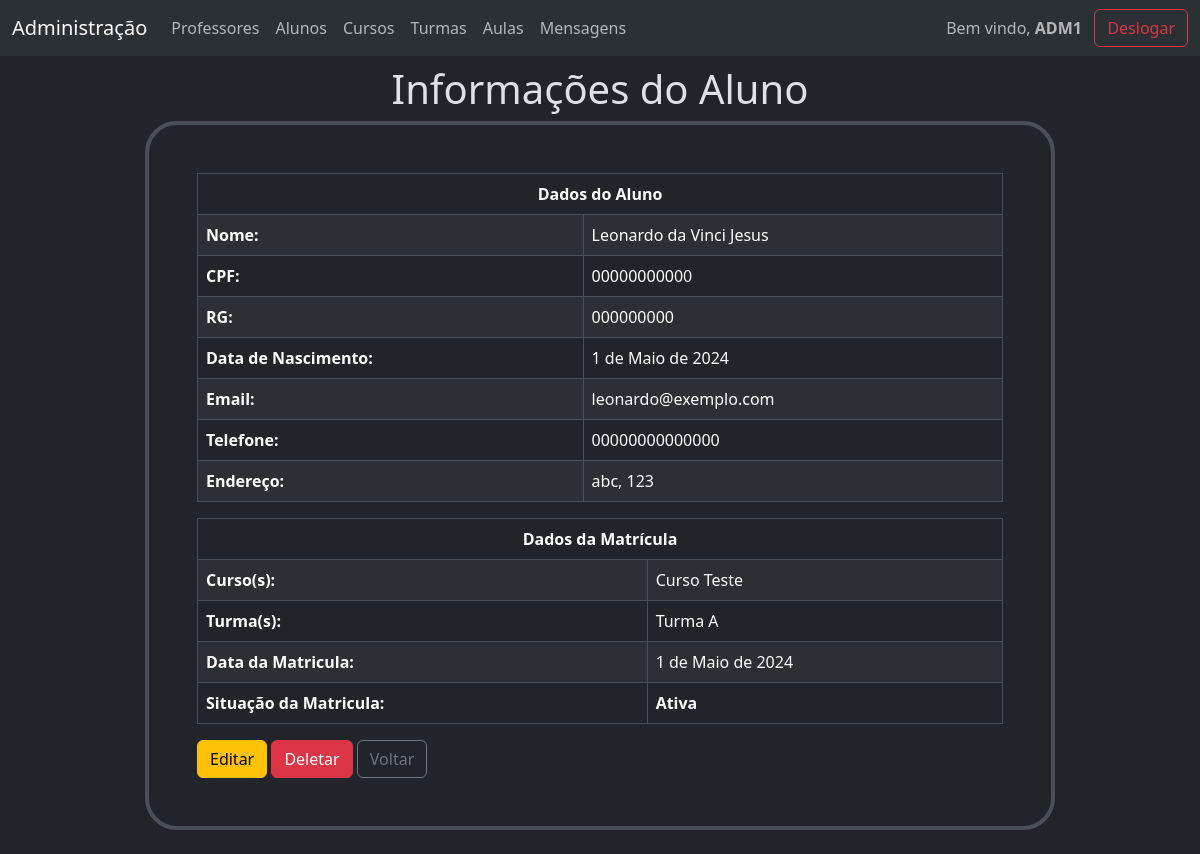
The app's page /gerenciamento/aluno/1 (signed in) with its own data.
### gerenciamento/models.py (models this page shows, shortened)
class Pessoa(models.Model):
    id = models.AutoField(primary_key=True)
    usuario = models.OneToOneField(User, on_delete=models.CASCADE, null=True, blank=True)
    nome = models.CharField(max_length=55)
    cpf = models.CharField(max_length=11, unique=True)
    rg = models.CharField(max_length=9, unique=True)
    data_nascimento = models.DateField()
    email = models.EmailField(max_length=55, unique=True)
    telefone = models.CharField(max_length=14, unique=True)
    endereco = models.CharField(max_length=55)
    class Meta:
        abstract = True

class Aluno(Pessoa):
    curso = models.ManyToManyField(Curso, blank=True)
    turma = models.ForeignKey(Turma, blank=True, on_delete=models.CASCADE)
    data_matricula = models.DateField()
    situacao_matricula = models.BooleanField()

class Curso(models.Model):
    id = models.AutoField(primary_key=True)
    nome = models.CharField(max_length=55)
    descricao = models.TextField(max_length=220)
    duracao = models.CharField(max_length=55)
    class Meta:
        verbose_name_plural = 'Cursos'
    def __str__(self):
        return self.nome

class Turma(models.Model):
    id = models.AutoField(primary_key=True)
    nome = models.CharField(max_length=55)
    professor = models.ManyToManyField(Professor, blank=True)
    carga_horaria_semanal = models.ManyToManyField(
        DiaDaSemana,
        through='CargaHorariaTurma',
        related_name='carga_horaria_turmas'
    )
    class Meta:
        verbose_name_plural = 'Turmas'
    def __str__(self):
        return self.nome

### gerenciamento/views.py (the view)
# urls.py: path('gerenciamento/aluno/<int:id>', views.informacoes_do_aluno, name='inf_alu'),
@user_passes_test(escola)
def informacoes_do_aluno(request, id):
    aluno = Aluno.objects.get(id=id)
    context = {'aluno': aluno}
    return render(request, 'gerenciamento/aluno/aluno.html', context)

### gerenciamento/views.py (called while the page is built)
def escola(user):
    return user.groups.filter(name='Escola').exists()

### templates/gerenciamento/aluno/aluno.html (shortened to what this page needs)
{% extends "gerenciamento/base.html" %}
{% block corpo %}
<div class='col-10 mx-auto'>
    <div class='text-center'>
        <h1>Informações do Aluno</h1>
    </div>
    <div class='border p-5 border-4 rounded-5'>
        <div>
            <table class="table table-striped table-bordered">
                <thead>
                    <tr>
                        <th class='text-center' colspan='2' >Dados do Aluno</th>
                    </tr>
                </thead>
                <tbody>
                    <tr>
                        <th>Nome:</th>
                        <td>{{ aluno.nome }}</td>
                    </tr>
                    <tr>
                        <th>CPF:</th>
                        <td>{{ aluno.cpf }}</td>
                    </tr>
                    <tr>
                        <th>RG:</th>
                        <td>{{ aluno.rg }}</td>
                    </tr>
                    <tr>
                        <th>Data de Nascimento:</th>
                        <td>{{ aluno.data_nascimento }}</td>
                    </tr>
                    <tr>
                        <th>Email:</th>
                        <td>{{ aluno.email }}</td>
                    </tr>
                    <tr>
                        <th>Telefone:</th>
                        <td>{{ aluno.telefone }}</td>
                    </tr>
                    <tr>
                        <th>Endereço:</th>
                        <td>{{ aluno.endereco }}</td>
                    </tr>
                </tbody>
            </table>
        </div>
        <div>
            <table class="table table-striped table-bordered">
                <thead>
                    <tr>
                        <th class='text-center' colspan='2'>Dados da Matrícula</th>
                    </tr>
                </thead>
                <tbody>
                    <tr>
                        <th>Curso(s):</th>
                        <td>
                            {% for curso in aluno.curso.all %}
                            {{ curso }}{% if not forloop.last %}, {% endif %}
                            {% endfor %}
                        </td>
                    </tr>
                    <tr>
                        <th>Turma(s):</th>
                        <td>{{ aluno.turma }}</td>
                    </tr>
                    <tr>
                        <th>Data da Matricula:</th>
                        <td>{{ aluno.data_matricula }}</td>
                    </tr>
                    <tr>
                        <th>Situação da Matricula:</th>
                        <th>
                            {% if aluno.situacao_matricula %}Ativa{% else %}Inativa{% endif %}</th>
                    </tr>
                </tbody>
            </table>
        </div>
        <div>
            <div>
                <a class='btn btn-warning' href="{% url "edi_inf_alu" aluno.id %}">Editar</a>
                <a class='btn btn-danger' href="{% url "del_alu" aluno.id %}">Deletar</a>
                <a class='btn btn-outline-secondary' href="{% url "lis_alus" %}">Voltar</a>
            </div>
        </div>
    </div>
    <br>
</div>
{% endblock corpo %}

### templates/gerenciamento/base.html (shortened to what this page needs)
{% extends "base.html" %}
{% block base %}
<div>
    <nav class="navbar fixed-top navbar-expand-lg bg-body-tertiary" >
        <div class="container-fluid">
            <a class="navbar-brand" href="{% url "indexescola" %}">Administração</a>
            <div class="collapse navbar-collapse" id="navbarNavDropdown">
                <ul class="navbar-nav me-auto">
                    <li class="nav-item">
                        <a class="nav-link" href="{% url "lis_pros" %}">Professores</a>
                    </li>
                    <li class="nav-item">
                        <a class="nav-link" href="{% url "lis_alus" %}">Alunos</a>
                    </li>
                    <li class="nav-item">
                        <a class="nav-link" href="{% url "lis_curs" %}">Cursos</a>
                    </li>
                    <li class="nav-item">
                        <a class="nav-link" href="{% url "lis_turs" %}">Turmas</a>
                    </li>
                    <li class="nav-item">
                        <a class="nav-link" href="{% url "lis_auls" %}">Aulas</a>
                    </li>
                    <li class="nav-item">
                        <a class="nav-link" href="{% url "msgs" %}">Mensagens</a>
                    </li>
                </ul>
                <span class='navbar-text'>Bem vindo, <strong>{{user.first_name}}</strong></span>
                <a class='btn btn-outline-danger' href="{% url "desl" %}">Deslogar</a>
            </div>
        </div>
    </nav>
</div>
<div class='container'>
    {% block corpo %}{% endblock corpo %}
</div>
{% endblock base %}

### records on screen
Aluno: nome "Leonardo da Vinci Jesus", cpf "00000000000", rg "000000000", data_nascimento "1 de Maio de 2024", email "leonardo@exemplo.com", telefone "00000000000000", endereco "abc, 123", turma "Turma A", data_matricula "1 de Maio de 2024"
Curso: nome "Curso Teste"

### other values on screen
{{ user.first_name }} "ADM1"
